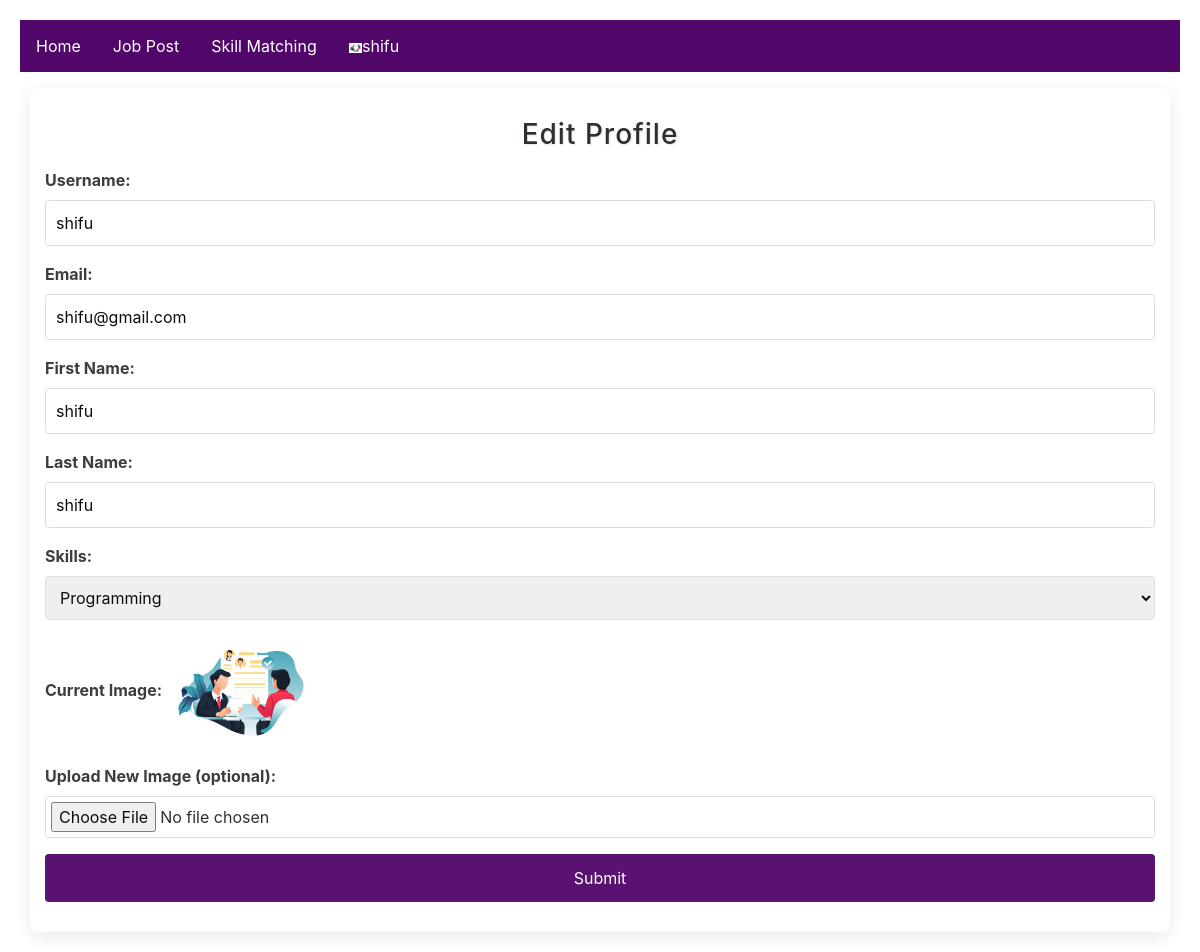
Screenshot of /updateprofile/3 (signed in) with the database file from the repository.
### myapp/models.py (models this page shows, shortened)
class Custom_user(AbstractUser):
    USER=[
        ('recruiters','Recruiters'),
        ('jobseeker','Jobseeker')
    ]
    user_type=models.CharField(choices=USER,max_length=100,null=True)
    Display_name=models.CharField(max_length=100,null=True)

class jobseekerProfileModel(models.Model):
    skills=[
        ('programing', 'Programing'),
        ('graphics_design', 'Graphics Design'),
        ('resarch', 'Resarch'),
    ]
    user=models.OneToOneField(Custom_user,on_delete=models.CASCADE,related_name='viewersProfile', null=True)
    Skills = models.CharField(choices=skills,max_length=255, null=True)
    Image=models.ImageField(upload_to='Media/Blog_Pic',null=True)

### myproject/views.py (the view, shortened to what this page needs)
# urls.py: path('updateprofile/<int:id>', updateprofile, name='updateprofile'),
def updateprofile(request,id):
    user = request.user
    profile = None
    if user.user_type == 'jobseeker':
        profile = jobseekerProfileModel.objects.get(user=user)
    elif user.user_type == 'recruiters':
        profile = CreatorProfileModel.objects.get(user=user)
    return render (request,'updateprofile.html', {'user': user, 'profile': profile})

### template/updateprofile.html (shortened to what this page needs)
{% extends 'base.html' %}
{% block body %}
<!DOCTYPE html>
<html lang="en">
<head>
    <link rel="stylesheet" href="https://cdn.jsdelivr.net/npm/bootstrap@4.0.0/dist/css/bootstrap.min.css">
</head>
<body>
<div class="container">
    <h3>Edit Profile</h3>
    <form action="" method="POST" enctype="multipart/form-data">
        <div class="form-group">
            <label for="username">Username:</label>
            <input type="text" id="username" name="username" value="{{ user.username }}" readonly>
        </div>
        <div class="form-group">
            <label for="email">Email:</label>
            <input type="text" id="email" name="email" value="{{ user.email }}" >
        </div>
        <div class="form-group">
            <label for="first_name">First Name:</label>
            <input type="text" id="first_name" name="first_name" value="{{ user.first_name }}">
        </div>
        <div class="form-group">
            <label for="last_name">Last Name:</label>
            <input type="text" id="last_name" name="last_name" value="{{ user.last_name }}">
        </div>
        {% if user.user_type == 'jobseeker' %}
        <div class="form-group">
            <label for="skills">Skills:</label>
            <select id="skills" name="Skills">
                <option value="programing" {% if profile.Skills == 'programing' %}selected{% endif %}>Programming</option>
            </select>
        </div>
        <div class="form-group">
            <label for="company_logo">Current Image:</label>
            <img width="150px" src="{{ profile.Image.url }}" alt="Current Profile Image">
        </div>
        <div class="form-group">
            <label for="company_logo">Upload New Image (optional):</label>
            <input type="file" id="company_logo" name="Image">
        </div>
        {% endif %}
        <button type="submit" class="submit-btn">Submit</button>
    </form>
</div>
</body>
</html>
{% endblock body %}

### template/base.html (shortened to what this page needs)
<!DOCTYPE html>
<html>
<head>
</head>
<body>
<ul>
    <li><a class="active" href="{% url 'home' %}">Home</a></li>
    <li><a class="active" href="{% url 'jobfeed' %}">Job Post</a></li>
    {% if user.user_type == 'jobseeker' %}
    <li><a href="{% url 'skillmatching' %}">Skill Matching</a></li>
    <li class="dropdown">
      <a  href="javascript:void(0)"  class="dropbtn"><img height="10px" src="/{{ user.viewersProfile.Image }}" alt="Company Logo">{{ user.username }}</a>
    </li>
    {% endif %}
</ul>
{% block body %}
{% endblock body %}
</body>
</html>

### template/base.html (style rules this page uses)
body { background-color:white; }
ul { list-style-type: none; margin: 0; padding: 0; overflow: hidden; background-color: #51066a; }
li { float: left; }
li a, .dropbtn { display: inline-block; color: white; text-align: center; padding: 14px 16px; text-decoration: none; }
li.dropdown { display: inline-block; }

### template/updateprofile.html (style rules this page uses)
body { font-family: 'Libre Baskerville', serif; background: url('https://www.toptal.com/designers/subtlepatterns/patterns/white-paper.png'); margin: 0; padding: 20px; }
.container { max-width: 600px; margin: auto; background: white; padding: 30px; border-radius: 8px; box-shadow: 0 4px 20px rgba(0, 0, 0, 0.1); opacity: 0.95; }
h3 { text-align: center; color: #51066a; margin-bottom: 20px; font-family: 'Playfair Display', serif; font-size: 2em; letter-spacing: 1px; text-shadow: 1px 1px 2px rgba(0, 0, 0, 0.1); }
.form-group { margin-bottom: 15px; }
label { display: block; margin-bottom: 5px; font-weight: bold; color: #333; }
input[type="text"], input[type="url"], input[type="number"], textarea, input[type="file"], select { width: 100%; padding: 10px; border: 1px solid #ddd; border-radius: 4px; box-sizing: border-box; font-size: 1em; transition: border-color 0.3s; }
input[type="file"] { padding: 5px; }
.submit-btn { background-color: #51066a; color: white; border: none; padding: 12px; width: 100%; border-radius: 4px; cursor: pointer; font-size: 16px; transition: background-color 0.3s, transform 0.2s; }

### rows the page displays
Custom_user: viewersProfile.Image (picture), username "shifu", email "shifu@gmail.com", first_name "shifu", last_name "shifu"
jobseekerProfileModel: Skills "Programming", Image (picture)
